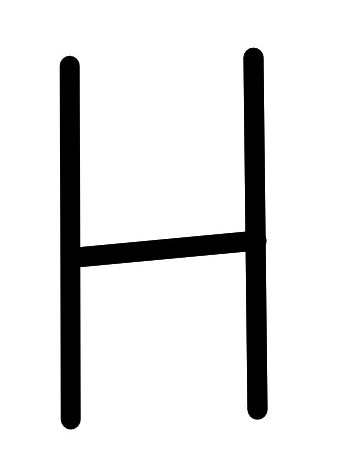
#> input picture images/h.jpg, 347 x 471 px
$ python test.py
#> lines starting #> are read from the running program, lines starting #| are printed output that depends on the picture
from cv2 import threshold
from skimage.morphology import skeletonize
from skimage import data
import cv2
from skimage.io import imread, imshow
import matplotlib.pyplot as plt
from skimage.util import invert

# Invert the horse image
# image = data.horse()
# image = cv2.imread('images/r.jpg')
# image = cv2.cvtColor(image, cv2.COLOR_BGR2GRAY)
image = imread('images/h.jpg')
#> image is the input picture: shape (471, 347, 3); min 0, max 255, mean 226.6
# ret,image = cv2.threshold(image, 1, 255, cv2.THRESH_BINARY)
image = invert(image)
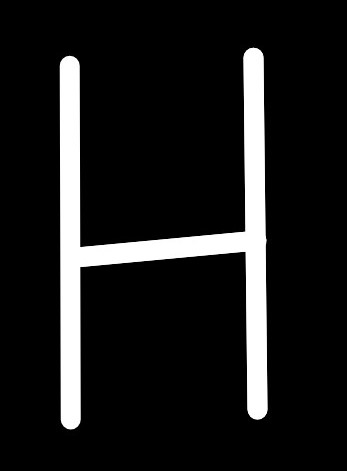
#> image: shape (471, 347, 3); min 0, max 255, mean 28.4

# ret,image = cv2.threshold(image, 127, 255, cv2.THRESH_BINARY)


# perform skeletonization
skeleton = skeletonize(image)
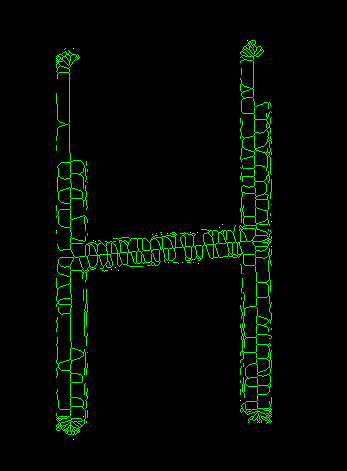
#> skeleton: shape (471, 347, 3) bool; mean R, G, B 0.000135, 0.0293, 0.000128

# display results
# fig, axes = plt.subplots(nrows=1, ncols=2, figsize=(8, 4),
#                          sharex=True, sharey=True)

# ax = axes.ravel()

# ax[0].imshow(image, cmap=plt.cm.gray)
# ax[0].axis('off')
# ax[0].set_title('original', fontsize=20)

# ax[1].imshow(skeleton, cmap=plt.cm.gray)
# ax[1].axis('off')
# ax[1].set_title('skeleton', fontsize=20)

# fig.tight_layout()
# plt.show()

$ run again, with images/r.jpg copied over images/h.jpg
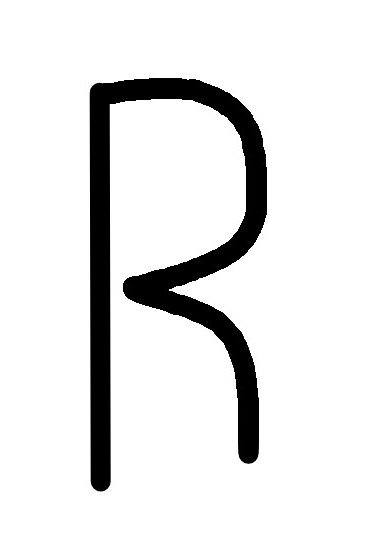
#> input picture images/r.jpg, 371 x 542 px
#> image is the input picture: shape (542, 371, 3); min 0, max 255, mean 228.1
#> `image = invert(image)`:
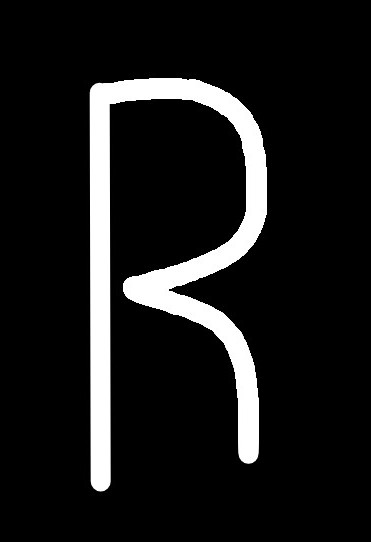
#> image: shape (542, 371, 3); min 0, max 255, mean 26.9
#> `skeleton = skeletonize(image)`:
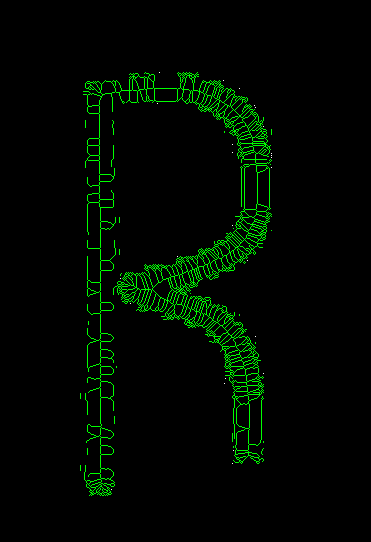
#> skeleton: shape (542, 371, 3) bool; mean R, G, B 0.000124, 0.0334, 0.000124

$ run again, with images/a.jpg copied over images/h.jpg
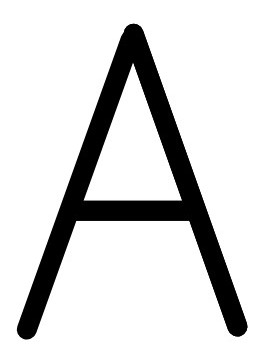
#> input picture images/a.jpg, 276 x 361 px
#> image is the input picture: shape (361, 276, 3); min 0, max 255, mean 216.8
#> `image = invert(image)`:
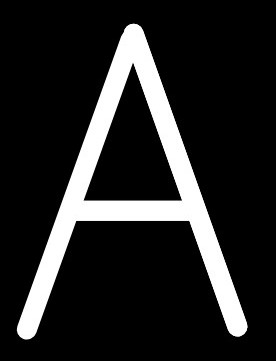
#> image: shape (361, 276, 3); min 0, max 255, mean 38.2
#> `skeleton = skeletonize(image)`:
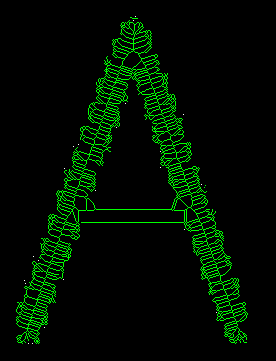
#> skeleton: shape (361, 276, 3) bool; mean R, G, B 0.000221, 0.0575, 0.000221
